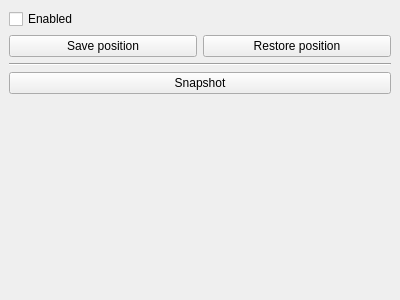
<?xml version="1.0" encoding="UTF-8"?>
<ui version="4.0">
 <class>SkywalkerWidget</class>
 <widget class="QDockWidget" name="SkywalkerWidget">
  <property name="geometry">
   <rect>
    <x>0</x>
    <y>0</y>
    <width>400</width>
    <height>300</height>
   </rect>
  </property>
  <property name="windowTitle">
   <string>Skywalker Plugin</string>
  </property>
  <widget class="QWidget" name="dockWidgetContents">
   <layout class="QGridLayout" name="gridLayout">
    <item row="2" column="0" colspan="2">
     <widget class="Line" name="line">
      <property name="orientation">
       <enum>Qt::Horizontal</enum>
      </property>
     </widget>
    </item>
    <item row="1" column="1">
     <widget class="QPushButton" name="restoreButton">
      <property name="text">
       <string>Restore position</string>
      </property>
     </widget>
    </item>
    <item row="1" column="0">
     <widget class="QPushButton" name="saveButton">
      <property name="text">
       <string>Save position</string>
      </property>
     </widget>
    </item>
    <item row="0" column="0" colspan="2">
     <widget class="QCheckBox" name="enableBox">
      <property name="text">
       <string>Enabled</string>
      </property>
     </widget>
    </item>
    <item row="4" column="0">
     <spacer name="verticalSpacer">
      <property name="orientation">
       <enum>Qt::Vertical</enum>
      </property>
      <property name="sizeHint" stdset="0">
       <size>
        <width>20</width>
        <height>40</height>
       </size>
      </property>
     </spacer>
    </item>
    <item row="3" column="0" colspan="2">
     <widget class="QPushButton" name="snapshotButton">
      <property name="text">
       <string>Snapshot</string>
      </property>
     </widget>
    </item>
   </layout>
  </widget>
 </widget>
 <resources/>
 <connections/>
</ui>
